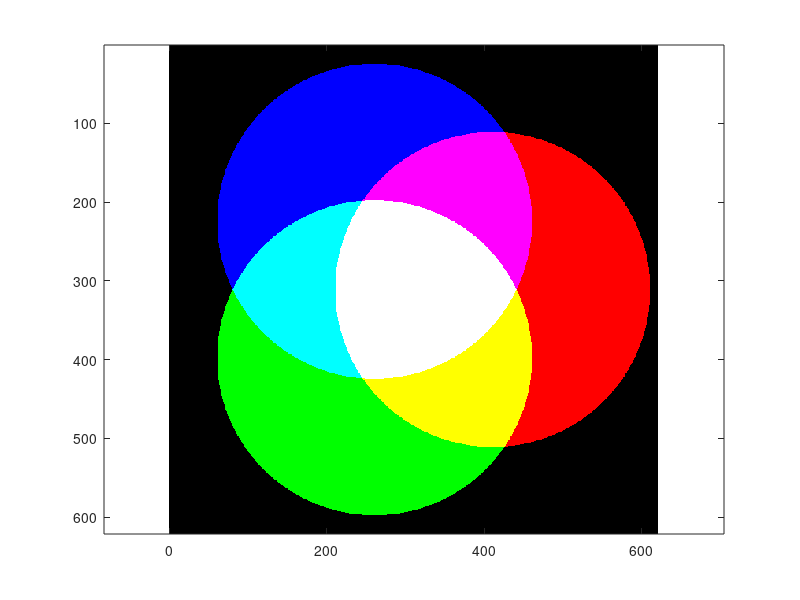

MATLAB code to generate this figure:
% Define the radius and delta values
rad = 100;
del = 10;

% Create a meshgrid of x and y values
[x, y] = meshgrid((-3*rad-del):(3*rad+del));

% Get the size of the meshgrid
[rows, cols] = size(x);

% Define a distance function using an anonymous function
dist = @(x, y, xc, yc) sqrt((x-xc).^2+(y-yc).^2);

% Create an empty image matrix with the specified size
venn_img = zeros(rows, cols, 3);

% Set the red channel of the image based on the distance from the first circle center
venn_img(:,:,1) = (dist(x, y, rad.*cos(0), rad.*sin(0)) < 2*rad);

% Set the green channel of the image based on the distance from the second circle center
venn_img(:,:,2) = (dist(x, y, rad.*cos(2*pi/3), rad.*sin(2*pi/3)) < 2*rad);

% Set the blue channel of the image based on the distance from the third circle center
venn_img(:,:,3) = (dist(x, y, rad.*cos(4*pi/3), rad.*sin(4*pi/3)) < 2*rad);

% Create a new figure and clear it
figure(1); clf

% Display the image
image(venn_img)

% Set the aspect ratio of the plot to be equal
axis equal